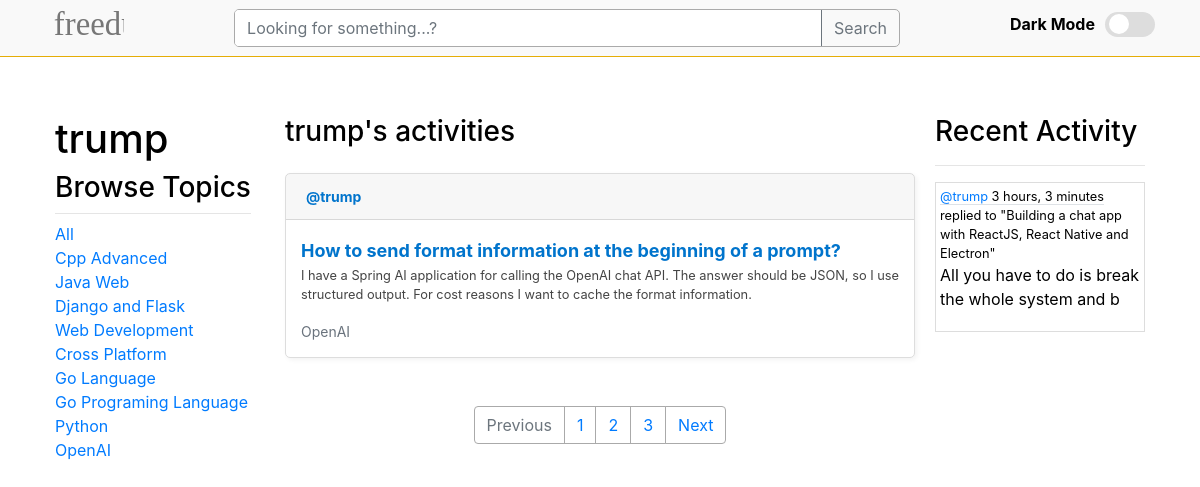
Screenshot of /profile/10/ with the database file from the repository.
### base/models.py (models this page shows, shortened)
class Topic(models.Model):
    name = models.CharField(max_length=200)

class Room(models.Model):
    host = models.ForeignKey(User, on_delete=models.SET_NULL, null=True)
    topic = models.ForeignKey(Topic, on_delete=models.SET_NULL, null=True)
    name = models.CharField(max_length=200)
    description = models.TextField(null=True, blank=True)
    participants = models.ManyToManyField(
        User, related_name='participants', blank=True)
    updated = models.DateTimeField(auto_now=True)
    created = models.DateTimeField(auto_now_add=True)
    class Meta:
        ordering = ['-updated', '-created']
    def __str__(self):
        return self.name

class Message(models.Model):
    user = models.ForeignKey(User, on_delete=models.CASCADE)
    room = models.ForeignKey(Room, on_delete=models.CASCADE)
    body = models.TextField()
    updated = models.DateTimeField(auto_now=True)
    created = models.DateTimeField(auto_now_add=True)
    class Meta:
        ordering = ['-updated', '-created']
    def __str__(self):
        return self.body[0:50]

### base/views.py (the view)
# urls.py: path('profile/<str:pk>/', views.userProfile, name='user-profile'),
def userProfile(request, pk):
    user = User.objects.get(id=pk)
    rooms = user.room_set.all()
    room_messages = user.message_set.all()
    topics = Topic.objects.all()
    content = {
        'user': user, 'rooms': rooms, 'room_messages': room_messages, 'topics': topics
    }
    return render(request, 'base/profile.html', content)

### base/templates/base/profile.html (shortened to what this page needs)
{% extends "main.html" %} {% block content %}
<div class="home-container container my-5">
    <div class="profile-container">
        <div>
            <div style="position: fixed">
                <h1>{{user.username}}</h1>
                {% include 'base/topics_component.html' %}
            </div>
        </div>
        <div>
            <h3 class="pb-3">{{user.username}}'s activities</h3>
            {% include 'base/feed_component.html' %}
            <nav aria-label="Page navigation example" class="my-5">
                <ul class="pagination justify-content-center">
                    <li class="page-item disabled">
                        <a class="page-link">Previous</a>
                    </li>
                    <li class="page-item">
                        <a class="page-link" href="#">1</a>
                    </li>
                    <li class="page-item">
                        <a class="page-link" href="#">2</a>
                    </li>
                    <li class="page-item">
                        <a class="page-link" href="#">3</a>
                    </li>
                    <li class="page-item">
                        <a class="page-link" href="#">Next</a>
                    </li>
                </ul>
            </nav>
        </div>
        <div>{% include 'base/activity_component.html' %}</div>
    </div>
</div>
{% endblock content %}

### base/templates/base/topics_component.html
<h3>Browse Topics</h3>
<div class="my-2" style="width: 100%; height: 1px; background-color: rgba(0, 0, 0, .1);"></div>
<div>
    <a href="{% url "home" %}">All</a>
</div>
{% for topic in topics %}
    <div>
        <a href="{% url "home" %}?q={{topic.name}}">{{topic.name}}</a>
    </div>
{% endfor %}

### base/templates/base/feed_component.html (shortened to what this page needs)
{% for room in rooms%}
<div class="feed-item">
    <div class="feed-header card-header m-0">
        <a href="{% url 'user-profile' room.host.id %}" class="author"
            >@{{ room.host.username }}</a
        >
    </div>
    <div class="feed-item-body">
        <h5 class="feed-title">
            <a href="{% url 'room' room.id %}" class="room-link">{{ room.name }}</a>
        </h5>
        <p class="description">{{room.description}}</p>
        <small class="topic">{{ room.topic.name }}</small>
    </div>
</div>
{% endfor %}

### base/templates/base/activity_component.html (shortened to what this page needs)
<h3 class="fs-3">Recent Activity</h3>
<hr />
{% for message in room_messages %}
<div
    class="mb-2 p-1"
    style="
        border-width: 1px;
        border-style: solid;
        border-color: var(--card-border-color);
    "
>
    <small class="border-bottom">
        <a href="{% url 'user-profile' message.user.id %}">@{{message.user}}</a>
        {{message.created|timesince}}
    </small>
    <small>replied to "{{message.room}}"</small>
    <p>{{message}}</p>
</div>
{% endfor %}

### static/css/main.css (style rules this page uses)
body { background-color: white !important; }
html { scrollbar-width: none !important; }
body { -ms-overflow-style: none !important; }

### templates/main.html (style rules this page uses)
:root { --bg-color: #ffffff; --text-color: #000000; --toggle-bg: #ddd; --toggle-circle: #fff; --card-color: #fff; --card-border-color: #ddd; --nav-bar: #f9f9f9; --search-color: #fff; --search-border: #aaa; --feed-description: #444; --comment-box: #fff; --comment-box-text: #444; --tag-color: #ffd7b5; }
body { background-color: var(--bg-color); color: var(--text-color); transition: background-color 0.3s, color 0.3s; }

### templates/navbar.html (style rules this page uses)
li { list-style-type: none; }

### base/templates/base/profile.html (style rules this page uses)
.profile-container { display: grid; grid-template-columns: 1fr 3fr 1fr; gap: 20px; }
.home-container > div { overflow-y: auto; max-height: 100%; padding: 10px; }
.pagination > li > a { background-color: var(--bg-color) !important; border-color: var(--search-border) !important; }

### base/templates/base/feed_component.html (style rules this page uses)
.feed-item { background: var(--card-color); border: 1px solid var(--card-border-color); border-radius: 5px; margin-bottom: 15px; box-shadow: 2px 2px 5px rgba(0, 0, 0, 0.05); }
.feed-item-body { padding: 15px; }
.feed-header { display: flex; justify-content: space-between; align-items: center; font-size: 14px; margin-bottom: 8px; color: #6a737d; }
.author { font-weight: bold; color: #0074cc; text-decoration: none; }
.feed-title { font-size: 18px; margin: 5px 0; }
.room-link { color: #0074cc; text-decoration: none; font-weight: bold; }
.topic { font-size: 14px; color: #6a737d; }
.description { font-size: 0.8em; color: var(--feed-description); }

### rows the page displays
Topic: name "Cpp Advanced"
Topic: name "Java Web"
Topic: name "Django and Flask"
Topic: name "Web Development"
Topic: name "Cross Platform"
Topic: name "Go Language"
Topic: name "Go Programing Language"
Topic: name "Python"
Topic: name "OpenAI"
Room: host.username "trump", name "How to send format information at the beginning of a prompt?", description "I have a Spring AI application for calling the OpenAI chat API. The answer should be JSON, so I use structured output. For cost reasons I want to cache the format information.", topic.name "OpenAI"
Message: user "trump", created "3 hours, 3 minutes", room "Building a chat app with ReactJS, React Native and Electron", body "All you have to do is break the whole system and b"

### other values shown
{{ user.username }} "trump"
